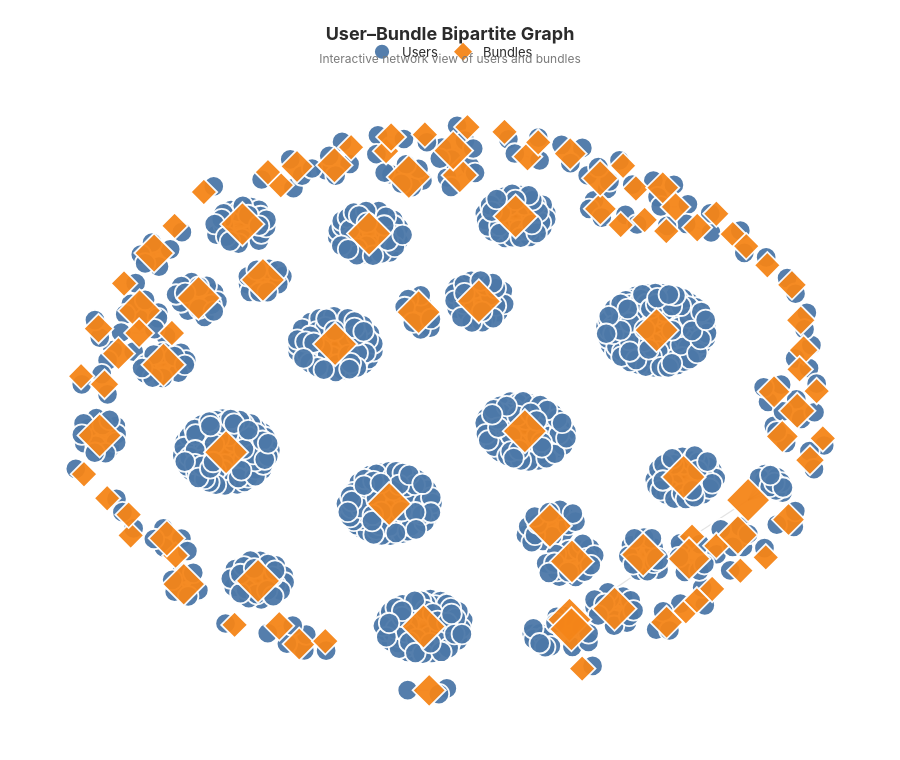

This figure's notebook cell:
### Code cell
import plotly.graph_objects as go
import networkx as nx
import numpy as np

G = nx.DiGraph()

for _, row in user_nodes_sample.iterrows():
    G.add_node(row["msisdn"], type="user", **row.to_dict())

for _, row in bundle_nodes_sample.iterrows():
    G.add_node(row["bundle_id"], type="bundle", **row.to_dict())

for _, row in train_edges_sample.iterrows():
    G.add_edge(row["msisdn"], row["bundle_id"], **row.to_dict())

pos = nx.spring_layout(
    G,
    seed=42,
    k=1.2,
    iterations=100
)

# Edge traces
edge_x, edge_y = [], []
edge_hover_x, edge_hover_y, edge_hover_text = [], [], []

for u, v, data in G.edges(data=True):
    x0, y0 = pos[u]
    x1, y1 = pos[v]
    edge_x += [x0, x1, None]
    edge_y += [y0, y1, None]
    edge_hover_x.append((x0 + x1) / 2)
    edge_hover_y.append((y0 + y1) / 2)
    edge_hover_text.append(
        f"<b>Subscription</b><br>"
        f"User: {u}<br>"
        f"Bundle: {v}<br>"
        f"Subscriptions: {data.get('total_subscriptions', 'N/A')}<br>"
        f"Revenue: {data.get('total_revenue', 'N/A')}<br>"
        f"Price: {data.get('price', 'N/A')}"
    )

edge_trace = go.Scatter(
    x=edge_x,
    y=edge_y,
    mode="lines",
    line=dict(width=1.2, color="rgba(100,100,100,0.18)"),
    hoverinfo="none",
    showlegend=False
)

edge_hover_trace = go.Scatter(
    x=edge_hover_x,
    y=edge_hover_y,
    mode="markers",
    marker=dict(size=10, color="rgba(0,0,0,0)"),
    hovertemplate="%{text}<extra></extra>",
    text=edge_hover_text,
    showlegend=False
)

# Node styling
user_nodes_list = [n for n, d in G.nodes(data=True) if d.get("type") == "user"]
bundle_nodes_list = [n for n, d in G.nodes(data=True) if d.get("type") == "bundle"]

def make_node_trace(nodes, color, symbol, name):
    x, y, hover, sizes = [], [], [], []
    for n in nodes:
        d = G.nodes[n]
        x.append(pos[n][0])
        y.append(pos[n][1])

        degree = G.degree(n)
        sizes.append(min(18 + degree * 2.5, 34))

        if d.get("type") == "user":
            hover.append(
                f"<b>User</b><br>"
                f"MSISDN: {n}<br>"
                f"Active days: {d.get('active_days', 'N/A')}<br>"
                f"Revenue: {d.get('total_revenue', 'N/A')}<br>"
                f"Bundles: {d.get('distinct_bundles', 'N/A')}<br>"
                f"Device: {d.get('device_capability', 'N/A')}<br>"
                f"Brand: {d.get('brand_name', 'N/A')}"
            )
        else:
            hover.append(
                f"<b>Bundle</b><br>"
                f"ID: {n}<br>"
                f"Name: {d.get('bundle_name', 'N/A')}<br>"
                f"Type: {d.get('bundle_type', 'N/A')}<br>"
                f"Price: {d.get('price', 'N/A')}<br>"
                f"Revenue: {d.get('total_revenue', 'N/A')}<br>"
                f"Users: {d.get('distinct_users', 'N/A')}"
            )

    return go.Scatter(
        x=x,
        y=y,
        mode="markers",
        name=name,
        hovertemplate="%{text}<extra></extra>",
        text=hover,
        marker=dict(
            size=sizes,
            color=color,
            symbol=symbol,
            line=dict(width=1.8, color="white"),
            opacity=0.95
        )
    )

user_trace = make_node_trace(user_nodes_list, "#4C78A8", "circle", "Users")
bundle_trace = make_node_trace(bundle_nodes_list, "#F58518", "diamond", "Bundles")

fig = go.Figure(data=[edge_trace, edge_hover_trace, user_trace, bundle_trace])

fig.update_layout(
    template="simple_white",
    title=dict(
        text="<b>User–Bundle Bipartite Graph</b><br><span style='font-size:12px;color:#7a7a7a'>Interactive network view of users and bundles</span>",
        x=0.5,
        xanchor="center"
    ),
    font=dict(family="Inter, Arial, sans-serif", size=13, color="#2b2b2b"),
    paper_bgcolor="white",
    plot_bgcolor="white",
    margin=dict(l=20, r=20, t=80, b=20),
    height=760,
    hovermode="closest",
    legend=dict(
        orientation="h",
        yanchor="bottom",
        y=1.02,
        xanchor="center",
        x=0.5,
        bgcolor="rgba(255,255,255,0.7)"
    )
)

fig.update_xaxes(visible=False)
fig.update_yaxes(visible=False)

fig.show()

### Figure 1 — Plotly figure (JSON) as saved in the notebook; plotly's stock layout.template omitted (floating-point values rounded to 4 significant figures; data arrays with more than 128 entries replaced by an {"elided": "..."} marker saying what was removed)
{"data": [{"hoverinfo": "none", "line": {"color": "rgba(100,100,100,0.18)", "width": 1.2}, "mode": "lines", "showlegend": false, "type": "scatter", "x": {"elided": "3000 float values"}, "y": {"elided": "3000 float values"}}, {"hovertemplate": "%{text}<extra></extra>", "marker": {"color": "rgba(0,0,0,0)", "size": 10}, "mode": "markers", "showlegend": false, "text": {"elided": "1000 str values"}, "type": "scatter", "x": {"elided": "1000 float values"}, "y": {"elided": "1000 float values"}}, {"hovertemplate": "%{text}<extra></extra>", "marker": {"color": "#4C78A8", "line": {"color": "white", "width": 1.8}, "opacity": 0.95, "size": {"elided": "999 float values"}, "symbol": "circle"}, "mode": "markers", "name": "Users", "text": {"elided": "999 str values"}, "type": "scatter", "x": {"elided": "999 float values"}, "y": {"elided": "999 float values"}}, {"hovertemplate": "%{text}<extra></extra>", "marker": {"color": "#F58518", "line": {"color": "white", "width": 1.8}, "opacity": 0.95, "size": [34, 20.5, 20.5, 28, 30.5, 25.5, 34, 20.5, 20.5, 34, 20.5, 34, 20.5, 28, 23, 20.5, 28, 20.5, 28, 34, 23, 20.5, 34, 23, 34, 20.5, 20.5, 25.5, 20.5, 20.5, 25.5, 23, 20.5, 34, 20.5, 34, 25.5, 20.5, 33, 20.5, 20.5, 20.5, 20.5, 25.5, 20.5, 20.5, 23, 23, 23, 20.5, 20.5, 20.5, 23, 25.5, 20.5, 25.5, 25.5, 34, 33, 34, 20.5, 20.5, 25.5, 23, 20.5, 34, 33, 34, 20.5, 23, 20.5, 34, 23, 34, 20.5, 20.5, 34, 20.5, 34, 34, 28, 34, 34, 20.5, 23, 25.5, 30.5, 20.5, 30.5, 20.5, 34, 34, 20.5, 25.5, 34, 34, 34, 20.5, 20.5], "symbol": "diamond"}, "mode": "markers", "name": "Bundles", "text": ["<b>Bundle</b><br>ID: 35054<br>Name: Forfait maximise 1.5GB 1 jours@650F<br>Type: BUNDLE_DATA<br>Price: 650.0<br>Revenue: 407869346.0<br>Users: 139289", "<b>Bundle</b><br>ID: 35070<br>Name: Forfait 1 jour 170MB@215F<br>Type: BUNDLE_DATA<br>Price: 215.0<br>Revenue: 798068.0<br>Users: 1237", "<b>Bundle</b><br>ID: 35074<br>Name: Forfait 1 jour 28 MB<br>Type: BUNDLE_DATA<br>Price: 130.0<br>Revenue: 2384800.0<br>Users: 13096", "<b>Bundle</b><br>ID: 35140<br>Name: Inbound Data Acceleration 600MB 1J @400F<br>Type: BUNDLE_DATA<br>Price: 400.0<br>Revenue: 9246000.0<br>Users: 10595", "<b>Bundle</b><br>ID: 35190<br>Name: Forfait WIDGE 1 jour 61Mb@255F<br>Type: BUNDLE_DATA<br>Price: 255.0<br>Revenue: 6957586.0<br>Users: 11895", "<b>Bundle</b><br>ID: 36588<br>Name: Ndeko Mix 250MB - 23min - 30sms at 200F (Welcome pack)<br>Type: BUNDLE_DATA<br>Price: 200.0<br>Revenue: 29887000.0<br>Users: 148203", "<b>Bundle</b><br>ID: 36600<br>Name: Maxinet 1 Day 3H@200F<br>Type: BUNDLE_DATA<br>Price: 200.0<br>Revenue: 83148800.0<br>Users: 42498", "<b>Bundle</b><br>ID: 36601<br>Name: Maxinet 2 Days 6H@300F<br>Type: BUNDLE_DATA<br>Price: 300.0<br>Revenue: 58918800.0<br>Users: 27202", "<b>Bundle</b><br>ID: 36622<br>Name: Forfait widge 299.25MB 3 jours@385F<br>Type: BUNDLE_DATA<br>Price: 385.0<br>Revenue: 17498635.0<br>Users: 25155", "<b>Bundle</b><br>ID: 36623<br>Name: Forfait widge 351MB 3 jours@385F<br>Type: BUNDLE_DATA<br>Price: 385.0<br>Revenue: 220267756.0<br>Users: 138750", "<b>Bundle</b><br>ID: 36624<br>Name: Forfait widge 581.4MB 3 jours@550F upsell<br>Type: BUNDLE_DATA<br>Price: 550.0<br>Revenue: 45027950.0<br>Users: 22528", "<b>Bundle</b><br>ID: 36627<br>Name: Forfait widge 1005.47MB 3 jours@660F upsell<br>Type: BUNDLE_DATA<br>Price: 660.0<br>Revenue: 371344788.0<br>Users: 108547", "<b>Bundle</b><br>ID: 36637<br>Name: Forfait widge 1096.88MB 3 jours@825F<br>Type: BUNDLE_DATA<br>Price: 825.0<br>Revenue: 3004650.0<br>Users: 961", "<b>Bundle</b><br>ID: 36640<br>Name: Illimite 2H@250F<br>Type: BUNDLE_DATA<br>Price: 250.0<br>Revenue: 203033400.0<br>Users: 123541", "<b>Bundle</b><br>ID: 36642<br>Name: Illimite 4H@450F<br>Type: BUNDLE_DATA<br>Price: 450.0<br>Revenue: 71794350.0<br>Users: 58497", "<b>Bundle</b><br>ID: 36643<br>Name: Illimite 6H@650F<br>Type: BUNDLE_DATA<br>Price: 650.0<br>Revenue: 53725100.0<br>Users: 18199", "<b>Bundle</b><br>ID: 36648<br>Name: Forfait Tiktok - 300F - 1 Jour@300F<br>Type: BUNDLE_DATA<br>Price: 300.0<br>Revenue: 30122700.0<br>Users: 47630", "<b>Bundle</b><br>ID: 36772<br>Name: Whatsapp txt 1 jour@100F<br>Type: BUNDLE_DATA<br>Price: 100.0<br>Revenue: 17316730.0<br>Users: 62207", "<b>Bundle</b><br>ID: 36776<br>Name: Forfait 1 jour 55MB@110F<br>Type: BUNDLE_DATA<br>Price: 110.0<br>Revenue: 36383143.0<br>Users: 68347", "<b>Bundle</b><br>ID: 36777<br>Name: Forfait Classic 120MB 1 jour@190F<br>Type: BUNDLE_DATA<br>Price: 190.0<br>Revenue: 125188513.0<br>Users: 134920", "<b>Bundle</b><br>ID: 36778<br>Name: NDEKO Net 170MB 1 jour@220F<br>Type: BUNDLE_DATA<br>Price: 220.0<br>Revenue: 131148051.0<br>Users: 237182", "<b>Bundle</b><br>ID: 36781<br>Name: Forfait Classic 530MB 1 jour@600F<br>Type: BUNDLE_DATA<br>Price: 600.0<br>Revenue: 25188714.0<br>Users: 12155", "<b>Bundle</b><br>ID: 36824<br>Name: Forfait weekend 780MB 1jours@350F<br>Type: BUNDLE_DATA<br>Price: 350.0<br>Revenue: 119129208.0<br>Users: 149669", "<b>Bundle</b><br>ID: 36825<br>Name: Forfait Weekend 1.05GB 1 jours + 5 Mins@500F<br>Type: BUNDLE_DATA<br>Price: 500.0<br>Revenue: 42470897.0<br>Users: 51037", "<b>Bundle</b><br>ID: 36826<br>Name: Forfait weekend 3.17GB 3jours@840F<br>Type: BUNDLE_DATA<br>Price: 840.0<br>Revenue: 653384363.0<br>Users: 259583", "<b>Bundle</b><br>ID: 36830<br>Name: Forfait Widge double Up 2GB@1200F<br>Type: BUNDLE_DATA<br>Price: 1200.0<br>Revenue: 66963600.0<br>Users: 15909", "<b>Bundle</b><br>ID: 36831<br>Name: Forfait Widge double Up 1.5GB@1000F<br>Type: BUNDLE_DATA<br>Price: 1000.0<br>Revenue: 133127000.0<br>Users: 35595", "<b>Bundle</b><br>ID: 36835<br>Name: Maximise 1.5GB 1 jour@650F<br>Type: BUNDLE_DATA<br>Price: 650.0<br>Revenue: 207617800.0<br>Users: 93162", "<b>Bundle</b><br>ID: 36865<br>Name: Forfait 800MB 1 Jour@300F<br>Type: BUNDLE_DATA<br>Price: 300.0<br>Revenue: 10174241.0<br>Users: 7789", "<b>Bundle</b><br>ID: 36867<br>Name: Forfait 2GB+2GB 2 Jours@1000F<br>Type: BUNDLE_DATA<br>Price: 1000.0<br>Revenue: 17702123.0<br>Users: 6231", "<b>Bundle</b><br>ID: 36870<br>Name: Forfait 700MB 1 Jour@200F<br>Type: BUNDLE_DATA<br>Price: 200.0<br>Revenue: 18143102.0<br>Users: 8023", "<b>Bundle</b><br>ID: 36905<br>Name: Forfait maximise 2GB 1 Jour@800F<br>Type: BUNDLE_DATA<br>Price: 800.0<br>Revenue: 130326950.0<br>Users: 48995", "<b>Bundle</b><br>ID: 36964<br>Name: MagicNet 484MB 7 Jours@750F<br>Type: BUNDLE_DATA<br>Price: 750.0<br>Revenue: 47374672.0<br>Users: 30728", "<b>Bundle</b><br>ID: 36976<br>Name: Forfait 385MB 3 Jours@385F<br>Type: BUNDLE_DATA<br>Price: 385.0<br>Revenue: 104824827.0<br>Users: 102105", "<b>Bundle</b><br>ID: 36977<br>Name: Forfait 745MB 3 Jours@550F<br>Type: BUNDLE_DATA<br>Price: 550.0<br>Revenue: 41834726.0<br>Users: 42386", "<b>Bundle</b><br>ID: 36978<br>Name: Forfait 1GB 3 Jours@660F<br>Type: BUNDLE_DATA<br>Price: 660.0<br>Revenue: 200114674.0<br>Users: 105100", "<b>Bundle</b><br>ID: 37249<br>Name: Inbound Data Acceleration 100MB 1 day@100F<br>Type: BUNDLE_DATA<br>Price: 100.0<br>Revenue: 15511200.0<br>Users: 39646", "<b>Bundle</b><br>ID: 37250<br>Name: Inbound Data Acceleration 160MB 1 day@150F<br>Type: BUNDLE_DATA<br>Price: 150.0<br>Revenue: 1126050.0<br>Users: 3584", "<b>Bundle</b><br>ID: 37251<br>Name: Inbound Data Acceleration 250MB 1 day@200F <br>Type: BUNDLE_DATA<br>Price: 200.0<br>Revenue: 35934400.0<br>Users: 56805", "<b>Bundle</b><br>ID: 37254<br>Name: Inbound Data Acceleration 2GB 1 day@1000F<br>Type: BUNDLE_DATA<br>Price: 1000.0<br>Revenue: 12047000.0<br>Users: 3716", "<b>Bundle</b><br>ID: 38099<br>Name: Forfait weekend 700MB 1jours@300F<br>Type: BUNDLE_DATA<br>Price: 300.0<br>Revenue: 6090000.0<br>Users: 7656", "<b>Bundle</b><br>ID: 38301<br>Name: Forfait CVM 150MB 1 Jour@100F<br>Type: BUNDLE_DATA<br>Price: 100.0<br>Revenue: 3697000.0<br>Users: 11689", "<b>Bundle</b><br>ID: 38302<br>Name: Forfait CVM 300MB 1 Jour@200F<br>Type: BUNDLE_DATA<br>Price: 200.0<br>Revenue: 1599842.0<br>Users: 2595", "<b>Bundle</b><br>ID: 38303<br>Name: Forfait CVM 340MB 1 Jour@250F<br>Type: BUNDLE_DATA<br>Price: 250.0<br>Revenue: 67420000.0<br>Users: 87934", "<b>Bundle</b><br>ID: 38304<br>Name: Forfait CVM 550MB 1 Jour@350F<br>Type: BUNDLE_DATA<br>Price: 350.0<br>Revenue: 38198158.0<br>Users: 44210", "<b>Bundle</b><br>ID: 38312<br>Name: Forfait CVM 1359MB 3 Jours@660F<br>Type: BUNDLE_DATA<br>Price: 660.0<br>Revenue: 34543130.0<br>Users: 22996", "<b>Bundle</b><br>ID: 38316<br>Name: Forfait CVM 1097MB 3 Jours@550F<br>Type: BUNDLE_DATA<br>Price: 550.0<br>Revenue: 59083750.0<br>Users: 44550", "<b>Bundle</b><br>ID: 38319<br>Name: Forfait CVM 300MB 1 Jour@300F<br>Type: BUNDLE_DATA<br>Price: 300.0<br>Revenue: 7674000.0<br>Users: 10680", "<b>Bundle</b><br>ID: 38459<br>Name: Forfait 12Mins (8min autres) 1 Jour@195F<br>Type: BUNDLE_VOICE<br>Price: 195.0<br>Revenue: 14048666.0<br>Users: 47599", "<b>Bundle</b><br>ID: 38462<br>Name: Forfait 40Mins (20.8min autres) 7 Jours@475F<br>Type: BUNDLE_VOICE<br>Price: 475.0<br>Revenue: 9365497.0<br>Users: 14149", "<b>Bundle</b><br>ID: 50195<br>Name: Forfait appels Mali 2 mins 30 jours@450F<br>Type: INT_BUNDLE_VOICE<br>Price: 450.0<br>Revenue: 1047600.0<br>Users: 530", "<b>Bundle</b><br>ID: 50255<br>Name: Forfait appels USA 15 mins 30 jours@1500F<br>Type: INT_BUNDLE_VOICE<br>Price: 1500.0<br>Revenue: 39000.0<br>Users: 22", "<b>Bundle</b><br>ID: 60143<br>Name: Forfait appels 5 mins 1 jour@25F<br>Type: BUNDLE_VOICE<br>Price: 25.0<br>Revenue: 1540925.0<br>Users: 26757", "<b>Bundle</b><br>ID: 60189<br>Name: Bundle Antichurn 7_19_10min_25F 1 Day@25F<br>Type: BUNDLE_VOICE<br>Price: 25.0<br>Revenue: 1120350.0<br>Users: 18398", "<b>Bundle</b><br>ID: 60190<br>Name: Bundle Antichurn 7_19_10min_15F 1 Day@15F<br>Type: BUNDLE_VOICE<br>Price: 15.0<br>Revenue: 821145.0<br>Users: 19640", "<b>Bundle</b><br>ID: 80017<br>Name: NdekoVoiceCrossnet 2 jour 26 mins plus 15 mins autres@350F<br>Type: BUNDLE_VOICE<br>Price: 350.0<br>Revenue: 35599796.0<br>Users: 49001", "<b>Bundle</b><br>ID: 80018<br>Name: NdekoVoiceCrossnet 2 jour 40 mins plus 20 mins autres@450F<br>Type: BUNDLE_VOICE<br>Price: 450.0<br>Revenue: 51255733.0<br>Users: 43269", "<b>Bundle</b><br>ID: 80066<br>Name: Ndeko_19Mins 1 jour@230F<br>Type: BUNDLE_VOICE<br>Price: 230.0<br>Revenue: 61148343.0<br>Users: 121922", "<b>Bundle</b><br>ID: 80067<br>Name: Ndeko_28Mins 1 jour@300F<br>Type: BUNDLE_VOICE<br>Price: 300.0<br>Revenue: 126736679.0<br>Users: 133531", "<b>Bundle</b><br>ID: 80069<br>Name: Ndeko_11Mins 1 jour@185F<br>Type: BUNDLE_VOICE<br>Price: 185.0<br>Revenue: 110365338.0<br>Users: 221632", "<b>Bundle</b><br>ID: 80073<br>Name: Ndeko_105Mins 7 jours@935F<br>Type: BUNDLE_VOICE<br>Price: 935.0<br>Revenue: 99678783.0<br>Users: 38390", "<b>Bundle</b><br>ID: 80075<br>Name: Ndeko_43Min 7 jours@525F<br>Type: BUNDLE_VOICE<br>Price: 525.0<br>Revenue: 13107765.0<br>Users: 9796", "<b>Bundle</b><br>ID: 80076<br>Name: Ndeko_53Min 7 jours@590F<br>Type: BUNDLE_VOICE<br>Price: 590.0<br>Revenue: 149912225.0<br>Users: 81832", "<b>Bundle</b><br>ID: 80077<br>Name: Ndeko_bon_plan_12Mins 1 Jour@195F<br>Type: BUNDLE_VOICE<br>Price: 195.0<br>Revenue: 36134133.0<br>Users: 92807", "<b>Bundle</b><br>ID: 80092<br>Name: Forfait 16Min vers Autres (+2min vers MTN) 3 Jours@300F<br>Type: BUNDLE_VOICE<br>Price: 300.0<br>Revenue: 265784.0<br>Users: 750", "<b>Bundle</b><br>ID: 9028<br>Name: 15 SMS vers MTN ou 6 vers autre 1 jour@26F<br>Type: BUNDLE_SMS<br>Price: 26.0<br>Revenue: 38249294.0<br>Users: 468082", "<b>Bundle</b><br>ID: 9029<br>Name: 25 SMS vers MTN ou 10 vers autre 1 jour@41F<br>Type: BUNDLE_SMS<br>Price: 41.0<br>Revenue: 34658817.0<br>Users: 334277", "<b>Bundle</b><br>ID: 9030<br>Name: 50 SMS vers MTN ou 16 vers autre 2 jours@66F<br>Type: BUNDLE_SMS<br>Price: 66.0<br>Revenue: 89418354.0<br>Users: 382379", "<b>Bundle</b><br>ID: 9031<br>Name: 100 SMS vers MTN ou 30 vers autre 3 jours@122F<br>Type: BUNDLE_SMS<br>Price: 122.0<br>Revenue: 89914953.0<br>Users: 232566", "<b>Bundle</b><br>ID: ALLNET10MNBG1D450F<br>Name: Forfait tous reseaux 10 mins 1 jour@450F + BONUS<br>Type: BUNDLE_VOICE<br>Price: 450.0<br>Revenue: 7933050.0<br>Users: 12673", "<b>Bundle</b><br>ID: ALLNET2MNBG1D100F<br>Name: Forfait tous reseaux 2 mins 1 jour@100F + BONUS<br>Type: BUNDLE_VOICE<br>Price: 100.0<br>Revenue: 47806800.0<br>Users: 147249", "<b>Bundle</b><br>ID: ALLNET3MNBG1D150F<br>Name: Forfait tous reseaux 3 mins 1 jour@150F + BONUS<br>Type: BUNDLE_VOICE<br>Price: 150.0<br>Revenue: 42173400.0<br>Users: 139200", "<b>Bundle</b><br>ID: ALLNET5MNBG1D250F<br>Name: Forfait tous reseaux 5 mins 1 jour@250F + BONUS<br>Type: BUNDLE_VOICE<br>Price: 250.0<br>Revenue: 21505750.0<br>Users: 48668", "<b>Bundle</b><br>ID: COMVIVASMSPK100BoGo<br>Name: SMS Bundle 3 Days@122F<br>Type: BUNDLE_SMS<br>Price: 122.0<br>Revenue: 252606734.0<br>Users: 433379", "<b>Bundle</b><br>ID: COMVIVASMSPK500BoGo<br>Name: SMS Bundle 10 Days@507F<br>Type: BUNDLE_SMS<br>Price: 507.0<br>Revenue: 4975698.0<br>Users: 4238", "<b>Bundle</b><br>ID: FVX1D100F5MN7<br>Name: Maxivoice  5,7Mins and 30sec 1 jour@100F<br>Type: BUNDLE_VOICE<br>Price: 100.0<br>Revenue: 3103499.7299999995<br>Users: 5931", "<b>Bundle</b><br>ID: FVX1D100FV4<br>Name: Forfait Maxivoice 5Mins 1 jour@100F<br>Type: BUNDLE_VOICE<br>Price: 100.0<br>Revenue: 586545395.7599982<br>Users: 1056747", "<b>Bundle</b><br>ID: FVX1D107FV3<br>Name: Maxivoice 5Mins jour@107F<br>Type: BUNDLE_VOICE<br>Price: 107.0<br>Revenue: 13662187.170000007<br>Users: 32259", "<b>Bundle</b><br>ID: FVX1D120FV3<br>Name: Forfait Maxivoice 7Mins 1 jour@120F<br>Type: BUNDLE_VOICE<br>Price: 120.0<br>Revenue: 233905490.5200004<br>Users: 443745", "<b>Bundle</b><br>ID: FVX1D150FV4<br>Name: Forfait Maxivoice 10Mins 1 jour@150F<br>Type: BUNDLE_VOICE<br>Price: 150.0<br>Revenue: 419524712.9499974<br>Users: 587719", "<b>Bundle</b><br>ID: FVX1D175FV3<br>Name: Forfait Maxivoice 14Mins 1 jour@175F<br>Type: BUNDLE_VOICE<br>Price: 175.0<br>Revenue: 15853249.710000003<br>Users: 25039", "<b>Bundle</b><br>ID: FVX1D200FV3<br>Name: Forfait Maxivoice 16Mins 1 jour@200F<br>Type: BUNDLE_VOICE<br>Price: 200.0<br>Revenue: 1632615331.0200136<br>Users: 1012373", "<b>Bundle</b><br>ID: FVX1D220FV3<br>Name: Maxivoice 19Mins jour@220F<br>Type: BUNDLE_VOICE<br>Price: 220.0<br>Revenue: 206370985.88000005<br>Users: 167121", "<b>Bundle</b><br>ID: FVX1D250FV3<br>Name: Maxivoice 21Mins 1 jour@250F<br>Type: BUNDLE_VOICE<br>Price: 250.0<br>Revenue: 39247249.510000005<br>Users: 22463", "<b>Bundle</b><br>ID: FVX1D450F<br>Name: MaGicvoice 51Mins 1 jour@450F<br>Type: BUNDLE_VOICE<br>Price: 450.0<br>Revenue: 624843012.15<br>Users: 237183", "<b>Bundle</b><br>ID: FVX1D450FV3<br>Name: Maxivoice 51Mins jour@450F<br>Type: BUNDLE_VOICE<br>Price: 450.0<br>Revenue: 20584349.37000001<br>Users: 11253", "<b>Bundle</b><br>ID: FVX7D1050FV3<br>Name: Maxivoice 130Mins 7 jour@1050F<br>Type: BUNDLE_VOICE<br>Price: 1050.0<br>Revenue: 241854899.40000004<br>Users: 57446", "<b>Bundle</b><br>ID: FVX7D1200FV3<br>Name: Maxivoice 151Mins 7 jour@1200F<br>Type: BUNDLE_VOICE<br>Price: 1200.0<br>Revenue: 35455199.88000001<br>Users: 5626", "<b>Bundle</b><br>ID: FVX7D1400FV3<br>Name: Maxivoice 180Mins 7 jour@1400F<br>Type: BUNDLE_VOICE<br>Price: 1400.0<br>Revenue: 362356399.78999996<br>Users: 54535", "<b>Bundle</b><br>ID: FVX7D420FV3<br>Name: Maxivoice 28Mins 7 jour@420F<br>Type: BUNDLE_VOICE<br>Price: 420.0<br>Revenue: 54596639.79000001<br>Users: 33676", "<b>Bundle</b><br>ID: FVX7D525FV3<br>Name: Maxivoice 43Mins jour@525F<br>Type: BUNDLE_VOICE<br>Price: 525.0<br>Revenue: 935644494.6000011<br>Users: 270214", "<b>Bundle</b><br>ID: FVX7D525FV4<br>Name: MaGicvoice 40+3Mins 7 jours@525F<br>Type: BUNDLE_VOICE<br>Price: 525.0<br>Revenue: 587714398.4699999<br>Users: 215232", "<b>Bundle</b><br>ID: FVX7D650FV3<br>Name: Maxivoice 44Mins  7 jour@650F<br>Type: BUNDLE_VOICE<br>Price: 650.0<br>Revenue: 38790049.64000001<br>Users: 16862", "<b>Bundle</b><br>ID: FVX7D840FV3<br>Name: Maxivoice 90Mins 7 jour@840F<br>Type: BUNDLE_VOICE<br>Price: 840.0<br>Revenue: 197624279.58<br>Users: 54729", "<b>Bundle</b><br>ID: SMSPK15<br>Name: SMS Bundle 1 Day @26F <br>Type: BUNDLE_SMS<br>Price: 26.0<br>Revenue: 108422132.0<br>Users: 1009133", "<b>Bundle</b><br>ID: SMSPK25<br>Name: SMS Bundle 1 Day @41F <br>Type: BUNDLE_SMS<br>Price: 41.0<br>Revenue: 93196034.0<br>Users: 714578", "<b>Bundle</b><br>ID: SMSPK50<br>Name: SMS Bundle 2 Days @66F <br>Type: BUNDLE_SMS<br>Price: 66.0<br>Revenue: 261335646.0<br>Users: 732702", "<b>Bundle</b><br>ID: WVOICE1D12MINBW13<br>Name: Voice Bundle 1 Day @135F 12min<br>Type: BUNDLE_VOICE<br>Price: 135.0<br>Revenue: 655019.9199999999<br>Users: 542", "<b>Bundle</b><br>ID: WVOICE1D22MINBW3<br>Name: Voice Bundle 1 Day @215F 22min<br>Type: BUNDLE_VOICE<br>Price: 215.0<br>Revenue: 4187124.8899999997<br>Users: 1735"], "type": "scatter", "x": [-0.4859, -0.7094, 0.8007, -0.7316, -0.7643, -0.3931, -0.08757, 0.9467, 0.6743, 0.7556, -0.8243, 0.2985, 0.3309, 0.8812, 0.57, -0.1708, -0.3029, -0.2603, 0.01784, 0.2483, -0.8912, 0.8047, 0.4137, 0.8976, 0.3048, -0.4402, -0.3263, -0.3987, -0.8844, 0.5962, 0.547, 0.8902, 0.6635, -0.9037, -0.5585, 0.487, 0.3776, -0.8412, -0.8015, -0.7119, 0.5462, 0.6121, 0.4908, 0.8589, 0.4685, 0.6743, 0.6254, -0.8027, 0.191, 0.9309, 0.7162, 0.6244, -0.1579, -0.8556, -0.0715, 0.3004, 0.8219, -0.1126, 0.6044, -0.6505, -0.9438, 0.03732, 0.8431, 0.9138, 0.7506, -0.4984, -0.6885, 0.1606, -0.473, -0.9066, -0.9512, 0.3035, 0.8677, -0.3011, 0.8873, 0.2185, -0.5802, 0.1322, 0.5905, -0.07503, 0.3771, 0.5213, -0.5384, -0.7188, -0.4441, -0.06053, 0.7294, -0.6371, 0.001057, 0.4357, -0.2143, -0.7403, 0.4295, 0.5371, -0.1629, 0.06657, 0.1843, 0.7358, -0.8294], "y": [0.4338, -0.5202, -0.5266, -0.4607, 0.5266, -0.8265, 0.3221, -0.1147, -0.4866, -0.3281, -0.4506, -0.7422, -0.9115, -0.01919, 0.6862, 0.8792, 0.8307, 0.8929, 0.7961, -0.4171, 0.0726, 0.4845, -0.7041, 0.1909, -0.5404, 0.7615, -0.8166, 0.8264, -0.3219, -0.7128, -0.7509, 0.2942, -0.6358, -0.1046, -0.7601, -0.5169, 0.6797, 0.4215, 0.3273, 0.6206, 0.6026, -0.4546, 0.6413, -0.3956, 0.7499, 0.6627, 0.6148, 0.2496, 0.8604, 0.04869, 0.5924, -0.6754, 0.9282, 0.1789, 0.9369, 0.8706, 0.04668, 0.7902, -0.5313, 0.3712, -0.2387, 0.9627, -0.1081, -0.1902, 0.5503, -0.608, -0.6194, 0.6538, 0.8065, 0.2649, 0.1003, -0.7751, 0.4165, 0.2116, 0.1241, 0.9099, -0.1627, 0.9459, -0.2484, -0.7658, 0.7853, 0.2597, 0.6267, 0.2499, -0.7635, -0.9866, -0.4492, 0.7379, 0.8814, 0.8288, 0.5943, 0.1401, 0.6238, 0.7527, -0.3416, 0.3598, -0.08996, -0.5727, -0.3789]}], "layout": {"font": {"color": "#2b2b2b", "family": "Inter, Arial, sans-serif", "size": 13}, "height": 760, "hovermode": "closest", "legend": {"bgcolor": "rgba(255,255,255,0.7)", "orientation": "h", "x": 0.5, "xanchor": "center", "y": 1.02, "yanchor": "bottom"}, "margin": {"b": 20, "l": 20, "r": 20, "t": 80}, "paper_bgcolor": "white", "plot_bgcolor": "white", "title": {"text": "<b>User–Bundle Bipartite Graph</b><br><span style='font-size:12px;color:#7a7a7a'>Interactive network view of users and bundles</span>", "x": 0.5, "xanchor": "center"}, "xaxis": {"visible": false}, "yaxis": {"visible": false}}}
